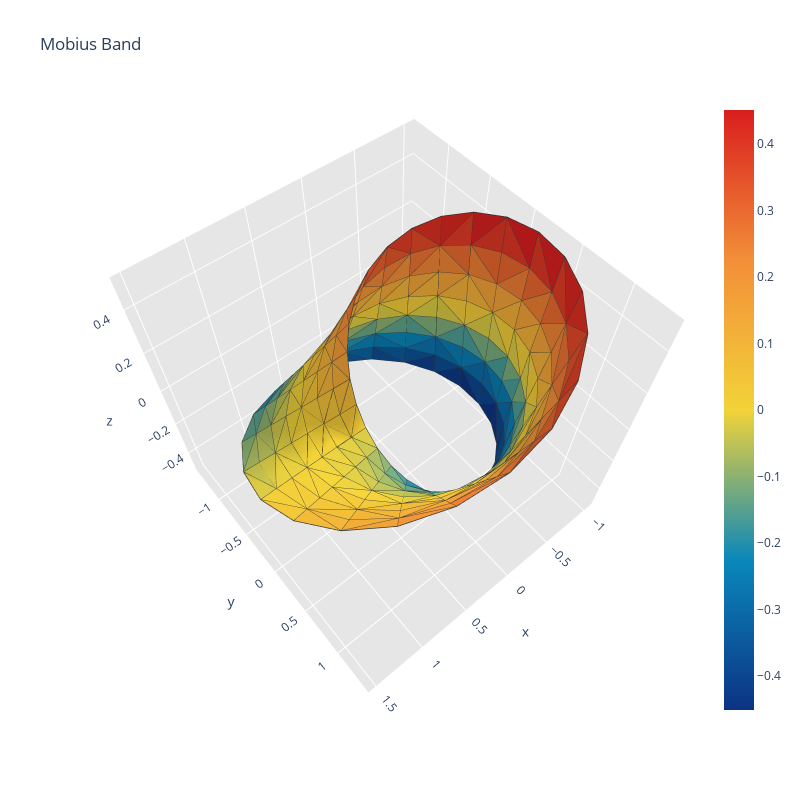

Write notebook code for a chart like this one.
### Code cell
import plotly.figure_factory as ff

import numpy as np
from scipy.spatial import Delaunay

u = np.linspace(0, 2*np.pi, 24)
v = np.linspace(-1, 1, 8)
u,v = np.meshgrid(u,v)
u = u.flatten()
v = v.flatten()

tp = 1 + 0.5*v*np.cos(u/2.)
x = tp*np.cos(u)
y = tp*np.sin(u)
z = 0.5*v*np.sin(u/2.)

points2D = np.vstack([u,v]).T
tri = Delaunay(points2D)
simplices = tri.simplices

fig = ff.create_trisurf(x=x, y=y, z=z,
                         colormap="Portland",
                         simplices=simplices,
                         title="Mobius Band")
fig.show()

### Figure 1 — Plotly figure (JSON) as saved in the notebook; plotly's stock layout.template omitted (floating-point values rounded to 4 significant figures; data arrays with more than 128 entries replaced by an {"elided": "..."} marker saying what was removed)
{"data": [{"facecolor": {"elided": "322 str values"}, "i": {"elided": "322 int values"}, "j": {"elided": "322 int values"}, "k": {"elided": "322 int values"}, "name": "", "type": "mesh3d", "x": {"elided": "192 float values"}, "y": {"elided": "192 float values"}, "z": {"elided": "192 float values"}}, {"line": {"color": "rgb(50, 50, 50)", "width": 1.5}, "mode": "lines", "showlegend": false, "type": "scatter3d", "x": {"elided": "1610 float values"}, "y": {"elided": "1610 float values"}, "z": {"elided": "1610 float values"}}, {"hoverinfo": "none", "marker": {"color": [-0.4513, 0.4513], "colorscale": [[0, "rgb(12, 51, 131)"], [0.25, "rgb(10, 136, 186)"], [0.5, "rgb(242, 211, 56)"], [0.75, "rgb(242, 143, 56)"], [1, "rgb(217, 30, 30)"]], "showscale": true, "size": 0.1}, "mode": "markers", "showlegend": false, "type": "scatter3d", "x": [0.5], "y": [0], "z": [0]}], "layout": {"height": 800, "scene": {"aspectratio": {"x": 1, "y": 1, "z": 1}, "camera": {"center": {"x": 0, "y": 0, "z": 0}, "eye": {"x": 0.782, "y": 0.9514, "z": 1.884}, "projection": {"type": "perspective"}, "up": {"x": 0, "y": 0, "z": 1}}, "xaxis": {"backgroundcolor": "rgb(230, 230, 230)", "gridcolor": "rgb(255, 255, 255)", "showbackground": true, "type": "linear", "zerolinecolor": "rgb(255, 255, 255)"}, "yaxis": {"backgroundcolor": "rgb(230, 230, 230)", "gridcolor": "rgb(255, 255, 255)", "showbackground": true, "type": "linear", "zerolinecolor": "rgb(255, 255, 255)"}, "zaxis": {"backgroundcolor": "rgb(230, 230, 230)", "gridcolor": "rgb(255, 255, 255)", "showbackground": true, "type": "linear", "zerolinecolor": "rgb(255, 255, 255)"}}, "title": {"text": "Mobius Band"}, "width": 800}}
